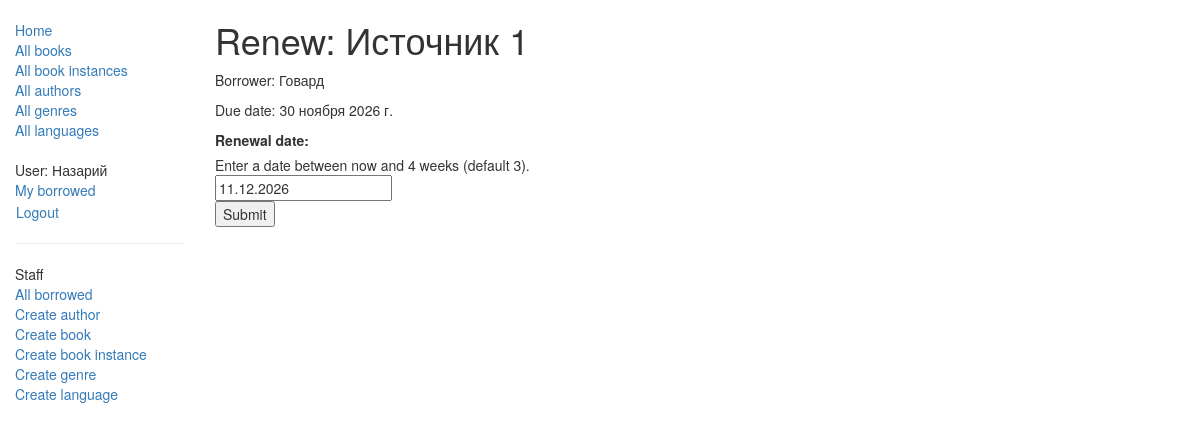
Page /catalog/book/ec4b87b1-f8a8-4260-b667-6806face69d2/renew/ (signed in) on the earlier database version.
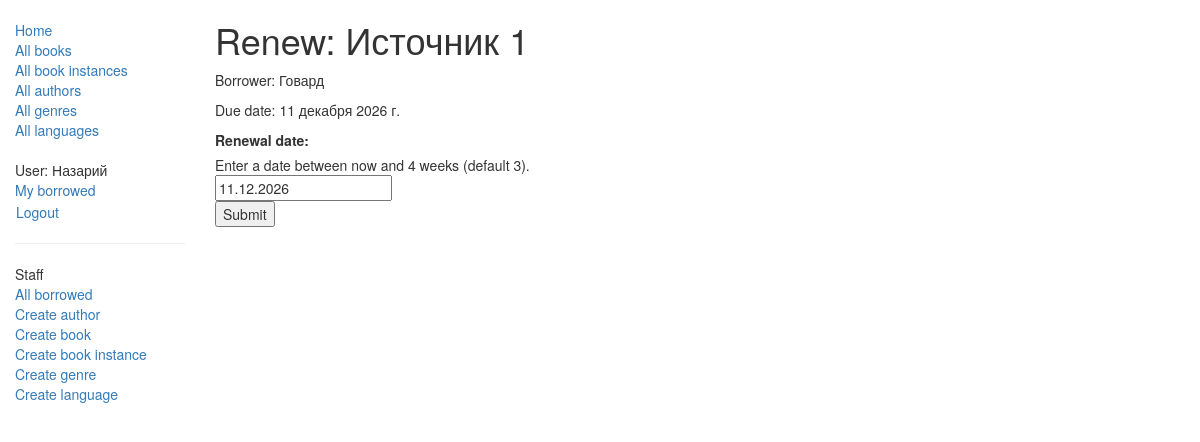
Same page on the later database version.
### catalog/models.py (models this page shows, shortened)
class BookInstance(models.Model):
    id = models.UUIDField(primary_key=True, default=uuid.uuid4, help_text="Уникальный идентификатор для конкретной книги.")
    book = models.ForeignKey('Book', on_delete=models.SET_NULL, null=True)
    imprint = models.CharField(max_length=200)
    due_back = models.DateField(null=True, blank=True)
    borrower = models.ForeignKey(settings.AUTH_USER_MODEL, on_delete=models.SET_NULL, null=True, blank=True)
    LOAN_STATUS = (
        ('m', 'Maintenance'),
        ('o', 'On loan'),
        ('a', 'Available'),
        ('r', 'Reserved'),
    )
    status = models.CharField(max_length=1, choices=LOAN_STATUS, blank=True, default='m', help_text="Наличие книги.")
    class Meta:
        ordering = ('due_back',)
        permissions = (("can_mark_returned", "Set book as returned"),)
    @property
    def is_overdue(self):
        return bool(self.due_back and date.today() > self.due_back)

class Book(models.Model):
    title = models.CharField(max_length=200)
    author = models.ForeignKey('Author', on_delete=models.SET_NULL, null=True)
    summary = models.TextField(max_length=1000, help_text='Добавьте описание для книги.')
    isbn = models.CharField('ISBN', max_length=13, help_text="13 Персонажей <a href='https://www.isbn-international.org/content/what-isbn'>ISBN</a>")
    genre = models.ManyToManyField('Genre', help_text="Выберите жанр для книги.")
    language = models.ForeignKey('Language', on_delete=models.SET_NULL, null=True)
    class Meta:
        ordering = ['title','author']
    def display_genre(self):
        return ", ".join([genre.name for genre in self.genre.all()[:3] ])
    display_genre.short_description = 'Genre'

### catalog/views.py (the view)
# urls.py: path('book/<uuid:pk>/renew/', views.renew_book_librarian, name='renew-book-librarian'),
@login_required
@permission_required('catalog.can_mark_returned', raise_exception=True)
def renew_book_librarian(request, pk):
    book_instance = get_object_or_404(BookInstance, pk=pk)
    if request.method == 'POST':
        form = RenewBookForm(request.POST)
        if form.is_valid():
            book_instance.due_back = form.cleaned_data['renewal_date']
            book_instance.save()
            return HttpResponseRedirect(reverse('all-borrowed'))
    else:
        proposed_renewal_date = datetime.date.today() + datetime.timedelta(weeks=3)
        form = RenewBookForm(initial={'renewal_date': proposed_renewal_date})
    context = {
        'form': form,
        'book_instance': book_instance,
    }
    return render(request, 'book_renew_librarian.html', context)

### catalog/forms.py (shortened to what this page needs)
class RenewBookForm(forms.Form):
    renewal_date = forms.DateField(help_text="Enter a date between now and 4 weeks (default 3).")

### catalog/templates/book_renew_librarian.html (shortened to what this page needs)
{% extends "base_generic.html" %}
{% block content %}
  <h1>Renew: {{ book_instance.book.title }}</h1>
  <p>Borrower: {{ book_instance.borrower }}</p>
  <p {% if book_instance.is_overdue %} class="text-danger"{% endif %} >Due date: {{ book_instance.due_back }}</p>
  <form action="" method="POST">
    {{ form }}
    <input type="submit" value="Submit">
  </form>
{% endblock %}

Differences in the rows shown:
changed BookInstance "Источник 1": due_back "30 ноября 2026 г." → "11 декабря 2026 г."
